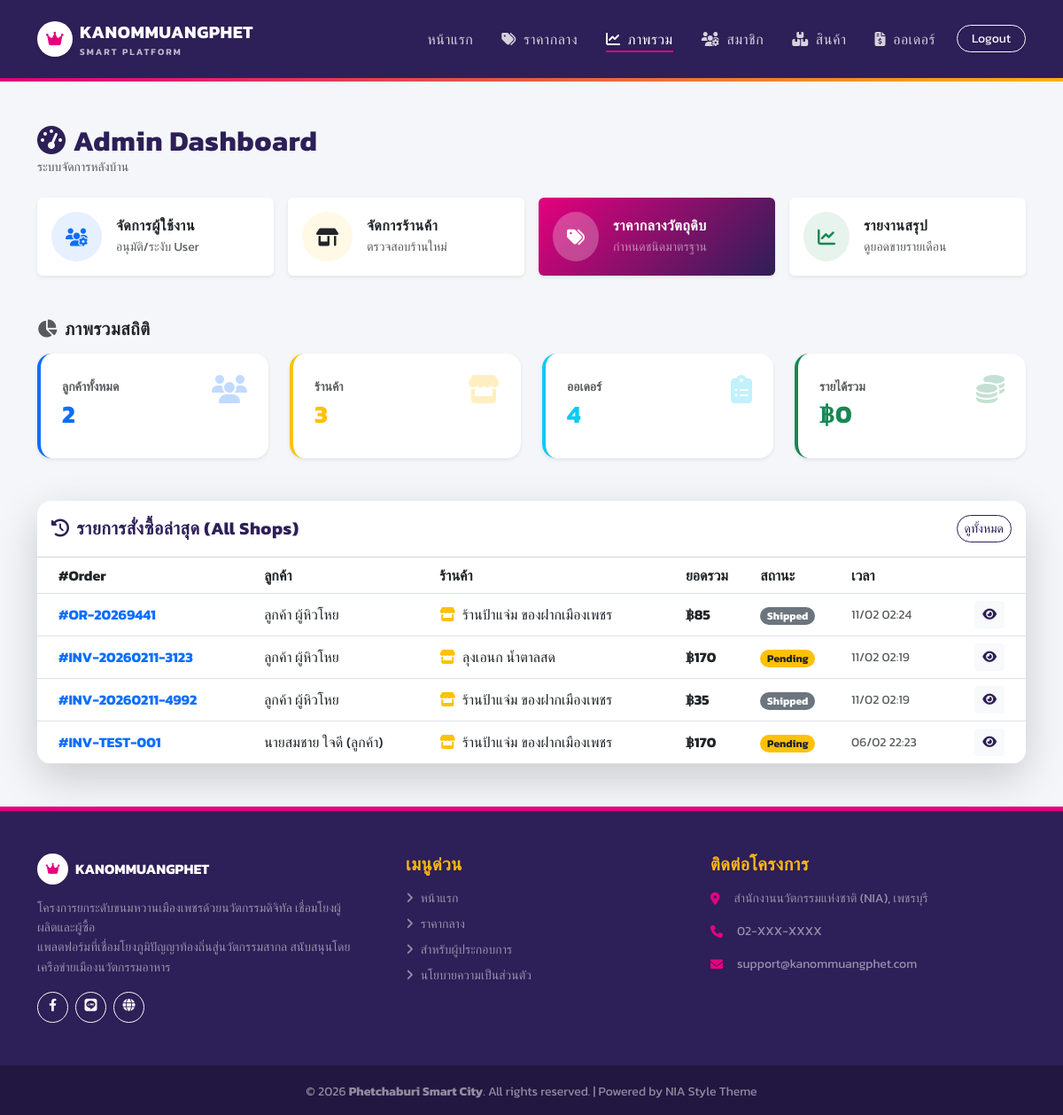
Page /admin/dashboard.php (signed in) on the committed database.
### tables this page shows
CREATE TABLE `orders` (
  `id` int(11) NOT NULL,
  `order_no` varchar(20) NOT NULL COMMENT 'เลขที่ใบสั่งซื้อ เช่น OR-2024XXXX',
  `customer_id` int(11) NOT NULL COMMENT 'คนซื้อ (users.id)',
  `shop_id` int(11) NOT NULL COMMENT 'คนขาย (users.id)',
  `total_amount` decimal(10,2) NOT NULL,
  `status` enum('pending','paid','shipped','completed','cancelled') DEFAULT 'pending',
  `tracking_no` varchar(100) DEFAULT NULL,
  `slip_image` varchar(255) DEFAULT NULL COMMENT 'หลักฐานการโอน',
  `shipping_address` text COMMENT 'ที่อยู่จัดส่ง (Snapshot ณ เวลาสั่ง)',
  `created_at` timestamp NULL DEFAULT CURRENT_TIMESTAMP
);

CREATE TABLE `users` (
  `id` int(11) NOT NULL,
  `role` enum('user','shop','admin') DEFAULT 'user',
  `line_id` varchar(255) DEFAULT NULL COMMENT 'เก็บ User ID จาก LINE Login',
  `email` varchar(255) DEFAULT NULL COMMENT 'Login ปกติ',
  `password` varchar(255) DEFAULT NULL COMMENT 'Login ปกติ (ถ้าผ่าน LINE อาจว่างได้)',
  `fullname` varchar(255) DEFAULT NULL COMMENT 'ชื่อผู้ซื้อ หรือ ชื่อเจ้าของร้าน',
  `phone` varchar(20) DEFAULT NULL,
  `profile_image` varchar(255) DEFAULT NULL COMMENT 'รูปโปรไฟล์ / โลโก้ร้าน',
  `address` text COMMENT 'ที่อยู่จัดส่ง (User) หรือ ที่ตั้งร้าน (Shop)',
  `shop_name` varchar(255) DEFAULT NULL COMMENT 'ชื่อร้านค้า',
  `bank_name` varchar(100) DEFAULT NULL COMMENT 'ชื่อธนาคาร เช่น กสิกรไทย, ไทยพาณิชย์',
  `bank_account` varchar(50) DEFAULT NULL COMMENT 'เลขที่บัญชี',
  `bank_account_name` varchar(255) DEFAULT NULL COMMENT 'ชื่อบัญชี',
  `qrcode_image` varchar(255) DEFAULT NULL COMMENT 'รูป QR Code รับเงิน (promptpay)',
  `created_at` timestamp NULL DEFAULT CURRENT_TIMESTAMP,
  `updated_at` timestamp NULL DEFAULT CURRENT_TIMESTAMP ON UPDATE CURRENT_TIMESTAMP,
  `latitude` double DEFAULT NULL COMMENT 'ละติจูด',
  `longitude` double DEFAULT NULL COMMENT 'ลองจิจูด'
);

### function.php (called while the page is built, shortened)
<?php
function condb()
{
    global $config;
    $db_host = $config['database']['host'];
    $db_name = $config['database']['dbname'];
    $db_user = $config['database']['username'];
    $db_pass = $config['database']['password'];
    $charset = $config['database']['charset'];
    try {
        $dsn = "mysql:host=$db_host;dbname=$db_name;charset=$charset";
        $options = $config['database']['options'];
        $pdo = new PDO($dsn, $db_user, $db_pass, $options);
        return $pdo;
    } catch (PDOException $e) {
        die("Connection failed: " . $e->getMessage());
    }
}
function select($sql, $params = [])
{
    $pdo = condb();
    try {
        $stmt = $pdo->prepare($sql);
        $stmt->execute($params);
        return $stmt->fetchAll();
    } catch (PDOException $e) {
        return [];
    }
}
function selectOne($sql, $params = [])
{
    $pdo = condb();
    try {
        $stmt = $pdo->prepare($sql);
        $stmt->execute($params);
        return $stmt->fetch();
    } catch (PDOException $e) {
        return false;
    }
}

### admin/dashboard.php (the view, shortened to what this page needs)
<?php
require_once '../config.php';
require_once '../function.php';
$count_users = selectOne("SELECT COUNT(*) as c FROM users WHERE role = 'user'")['c'];
$count_shops = selectOne("SELECT COUNT(*) as c FROM users WHERE role = 'shop'")['c'];
$count_orders = selectOne("SELECT COUNT(*) as c FROM orders")['c'];
$total_income = selectOne("SELECT SUM(total_amount) as s FROM orders WHERE status = 'completed'")['s'] ?? 0;
$recent_orders = select("SELECT o.*, u.fullname, s.shop_name
                          FROM orders o
                          JOIN users u ON o.customer_id = u.id
                          JOIN users s ON o.shop_id = s.id
                          ORDER BY o.created_at DESC LIMIT 5");
$theme = $config['theme'];
include '../includes/header.php';
include '../includes/navbar.php';
?>
<div class="container py-5">
    <div class="d-flex justify-content-between align-items-center mb-4">
        <div>
            <h2 class="fw-bold text-purple mb-0"><i class="fas fa-tachometer-alt me-2"></i>Admin Dashboard</h2>
            <p class="text-muted small mb-0">ระบบจัดการหลังบ้าน</p>
        </div>
        </div>
    <div class="row g-3 mb-5">
        <div class="col-md-3">
            <a href="users_manage.php?role=user" class="card border-0 shadow-sm h-100 text-decoration-none hover-up bg-white">
                <div class="card-body d-flex align-items-center">
                    <div class="bg-primary bg-opacity-10 text-primary rounded-circle p-3 me-3">
                        <i class="fas fa-users-cog fa-lg"></i>
                    </div>
                    <div>
                        <h6 class="fw-bold text-dark mb-0">จัดการผู้ใช้งาน</h6>
                        <small class="text-muted">อนุมัติ/ระงับ User</small>
                    </div>
                </div>
            </a>
        </div>
        <div class="col-md-3">
            <a href="shops_manage.php?role=shop" class="card border-0 shadow-sm h-100 text-decoration-none hover-up bg-white">
                <div class="card-body d-flex align-items-center">
                    <div class="bg-warning bg-opacity-10 text-dark rounded-circle p-3 me-3">
                        <i class="fas fa-store-alt fa-lg"></i>
                    </div>
                    <div>
                        <h6 class="fw-bold text-dark mb-0">จัดการร้านค้า</h6>
                        <small class="text-muted">ตรวจสอบร้านใหม่</small>
                    </div>
                </div>
            </a>
        </div>
        <div class="col-md-3">
            <a href="central_ingredients.php" class="card border-0 shadow-sm h-100 text-decoration-none hover-up bg-purple text-white"
               style="background: linear-gradient(135deg, <?= $theme['colors']['primary'] ?>, <?= $theme['colors']['secondary'] ?>);">
                <div class="card-body d-flex align-items-center">
                    <div class="bg-white bg-opacity-25 text-white rounded-circle p-3 me-3">
                        <i class="fas fa-tags fa-lg"></i>
                    </div>
                    <div>
                        <h6 class="fw-bold text-white mb-0">ราคากลางวัตถุดิบ</h6>
                        <small class="text-white-50">กำหนดชนิดมาตรฐาน</small>
                    </div>
                </div>
            </a>
        </div>
        <div class="col-md-3">
            <a href="report.php" class="card border-0 shadow-sm h-100 text-decoration-none hover-up bg-white">
                <div class="card-body d-flex align-items-center">
                    <div class="bg-success bg-opacity-10 text-success rounded-circle p-3 me-3">
                        <i class="fas fa-chart-line fa-lg"></i>
                    </div>
                    <div>
                        <h6 class="fw-bold text-dark mb-0">รายงานสรุป</h6>
                        <small class="text-muted">ดูยอดขายรายเดือน</small>
                    </div>
                </div>
            </a>
        </div>
    </div>
    <h5 class="fw-bold text-dark mb-3"><i class="fas fa-chart-pie me-2 text-muted"></i>ภาพรวมสถิติ</h5>
    <div class="row g-4 mb-5">
        <div class="col-md-3">
            <div class="card border-0 shadow-sm rounded-4 h-100 bg-white border-start border-4 border-primary">
                <div class="card-body p-4">
                    <div class="d-flex justify-content-between">
                        <div>
                            <span class="text-muted small text-uppercase fw-bold">ลูกค้าทั้งหมด</span>
                            <h3 class="fw-bold text-primary mt-1"><?= number_format($count_users) ?></h3>
                        </div>
                        <i class="fas fa-users fa-2x text-primary opacity-25"></i>
                    </div>
                </div>
            </div>
        </div>
        <div class="col-md-3">
            <div class="card border-0 shadow-sm rounded-4 h-100 bg-white border-start border-4 border-warning">
                <div class="card-body p-4">
                    <div class="d-flex justify-content-between">
                        <div>
                            <span class="text-muted small text-uppercase fw-bold">ร้านค้า</span>
                            <h3 class="fw-bold text-warning mt-1"><?= number_format($count_shops) ?></h3>
                        </div>
                        <i class="fas fa-store fa-2x text-warning opacity-25"></i>
                    </div>
                </div>
            </div>
        </div>
        <div class="col-md-3">
            <div class="card border-0 shadow-sm rounded-4 h-100 bg-white border-start border-4 border-info">
                <div class="card-body p-4">
                    <div class="d-flex justify-content-between">
                        <div>
                            <span class="text-muted small text-uppercase fw-bold">ออเดอร์</span>
                            <h3 class="fw-bold text-info mt-1"><?= number_format($count_orders) ?></h3>
                        </div>
                        <i class="fas fa-clipboard-list fa-2x text-info opacity-25"></i>
                    </div>
                </div>
            </div>
        </div>
        <div class="col-md-3">
            <div class="card border-0 shadow-sm rounded-4 h-100 bg-white border-start border-4 border-success">
                <div class="card-body p-4">
                    <div class="d-flex justify-content-between">
                        <div>
                            <span class="text-muted small text-uppercase fw-bold">รายได้รวม</span>
                            <h3 class="fw-bold text-success mt-1">฿<?= number_format($total_income) ?></h3>
                        </div>
                        <i class="fas fa-coins fa-2x text-success opacity-25"></i>
                    </div>
                </div>
            </div>
        </div>
    </div>
    <div class="card border-0 shadow-lg rounded-4 overflow-hidden">
        <div class="card-header bg-white py-3 d-flex justify-content-between align-items-center">
            <h5 class="fw-bold text-purple mb-0"><i class="fas fa-history me-2"></i>รายการสั่งซื้อล่าสุด (All Shops)</h5>
            <a href="orders_manage.php" class="btn btn-sm btn-outline-purple rounded-pill">ดูทั้งหมด</a>
        </div>
        <div class="card-body p-0">
            <div class="table-responsive">
                <table class="table align-middle mb-0 table-hover">
                    <thead class="bg-light">
                        <tr>
                            <th class="ps-4">#Order</th>
                            <th>ลูกค้า</th>
                            <th>ร้านค้า</th>
                            <th>ยอดรวม</th>
                            <th>สถานะ</th>
                            <th>เวลา</th>
                            <th></th>
                        </tr>
                    </thead>
                    <tbody>
                        <?php foreach ($recent_orders as $order): ?>
                            <tr>
                                <td class="ps-4 fw-bold text-primary">#<?= $order['order_no'] ?></td>
                                <td><?= htmlspecialchars($order['fullname']) ?></td>
                                <td><i class="fas fa-store text-warning me-1"></i> <?= htmlspecialchars($order['shop_name']) ?></td>
                                <td class="fw-bold">฿<?= number_format($order['total_amount']) ?></td>
                                <td>
                                    <?php
                                        $st_class = match($order['status']) {
                                            'pending' => 'warning text-dark',
                                            'paid' => 'info text-dark',
                                            'completed' => 'success',
                                            'cancelled' => 'danger',
                                            default => 'secondary'
                                        };
                                    ?>
                                    <span class="badge bg-<?= $st_class ?> rounded-pill"><?= ucfirst($order['status']) ?></span>
                                </td>
                                <td class="text-muted small"><?= date('d/m H:i', strtotime($order['created_at'])) ?></td>
                                <td class="text-end pe-4">
                                    <a href="order_view.php?id=<?= $order['id'] ?>" class="btn btn-sm btn-light text-purple">
                                        <i class="fas fa-eye"></i>
                                    </a>
                                </td>
                            </tr>
                        <?php endforeach; ?>
                    </tbody>
                </table>
            </div>
        </div>
    </div>
</div>
<?php include '../includes/footer.php'; ?>

### assets/style.css (style rules this page uses)
:root { --nia-magenta: #E6007E; --nia-purple: #2D1F57; --nia-gold: #FDB913; --nia-bg: #F4F6F9; --text-dark: #333333; --text-muted: #6c757d; }
body { font-family: 'Kanit', sans-serif; background-color: var(--nia-bg); color: var(--text-dark); -webkit-font-smoothing: antialiased; }
h1, h2, h3, h4, h5, h6 { font-weight: 600; color: var(--nia-purple); letter-spacing: -0.5px; }
a { text-decoration: none; transition: all 0.2s ease; }
.text-purple { color: var(--nia-purple) !important; }
.bg-purple { background-color: var(--nia-purple) !important; color: white; }
.card { border: none; background: white; transition: all 0.3s ease; }

### admin/dashboard.php (style rules this page uses)
.btn-outline-purple { color: var(--nia-purple); border-color: var(--nia-purple); }

### rows in the picture
orders: order_no "OR-20269441", users.fullname "ลูกค้า ผู้หิวโหย", users.shop_name "ร้านป้าแจ่ม ของฝากเมืองเพชร", total_amount "85", status "Shipped", created_at "11/02 02:24"
orders: order_no "INV-20260211-3123", users.fullname "ลูกค้า ผู้หิวโหย", users.shop_name "ลุงเอนก น้ำตาลสด", total_amount "170", status "Pending", created_at "11/02 02:19"
orders: order_no "INV-20260211-4992", users.fullname "ลูกค้า ผู้หิวโหย", users.shop_name "ร้านป้าแจ่ม ของฝากเมืองเพชร", total_amount "35", status "Shipped", created_at "11/02 02:19"
orders: order_no "INV-TEST-001", users.fullname "นายสมชาย ใจดี (ลูกค้า)", users.shop_name "ร้านป้าแจ่ม ของฝากเมืองเพชร", total_amount "170", status "Pending", created_at "06/02 22:23"

### other values in the picture
$count_users "2"
$count_shops "3"
$count_orders "4"
$total_income "0"
$config['app']['desc'] "โครงการยกระดับขนมหวานเมืองเพชรด้วยนวัตกรรมดิจิทัล เชื่อมโยงผู้ผลิตและผู้ซื้อ"
$config['contact']['address'] "สำนักงานนวัตกรรมแห่งชาติ (NIA), เพชรบุรี"
$config['contact']['phone'] "02-XXX-XXXX"
$config['contact']['email'] "support@kanommuangphet.com"
